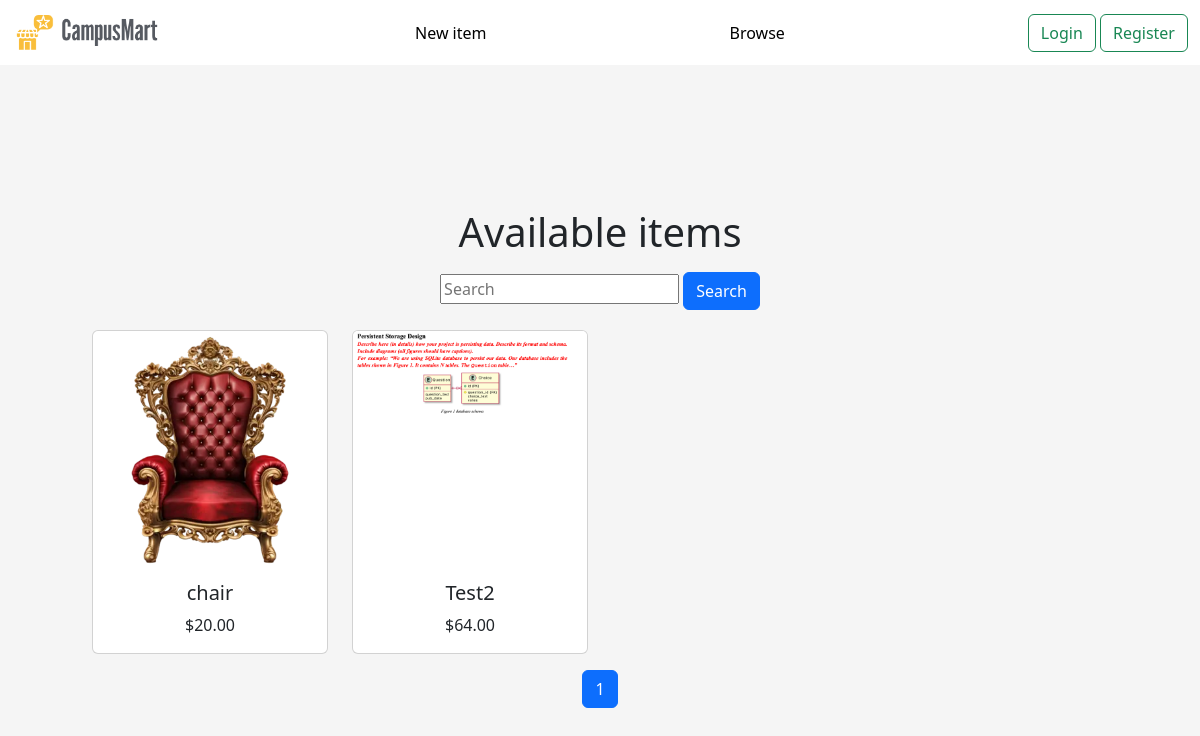
/campusmart/listings/, run on an earlier commit of the app's database.
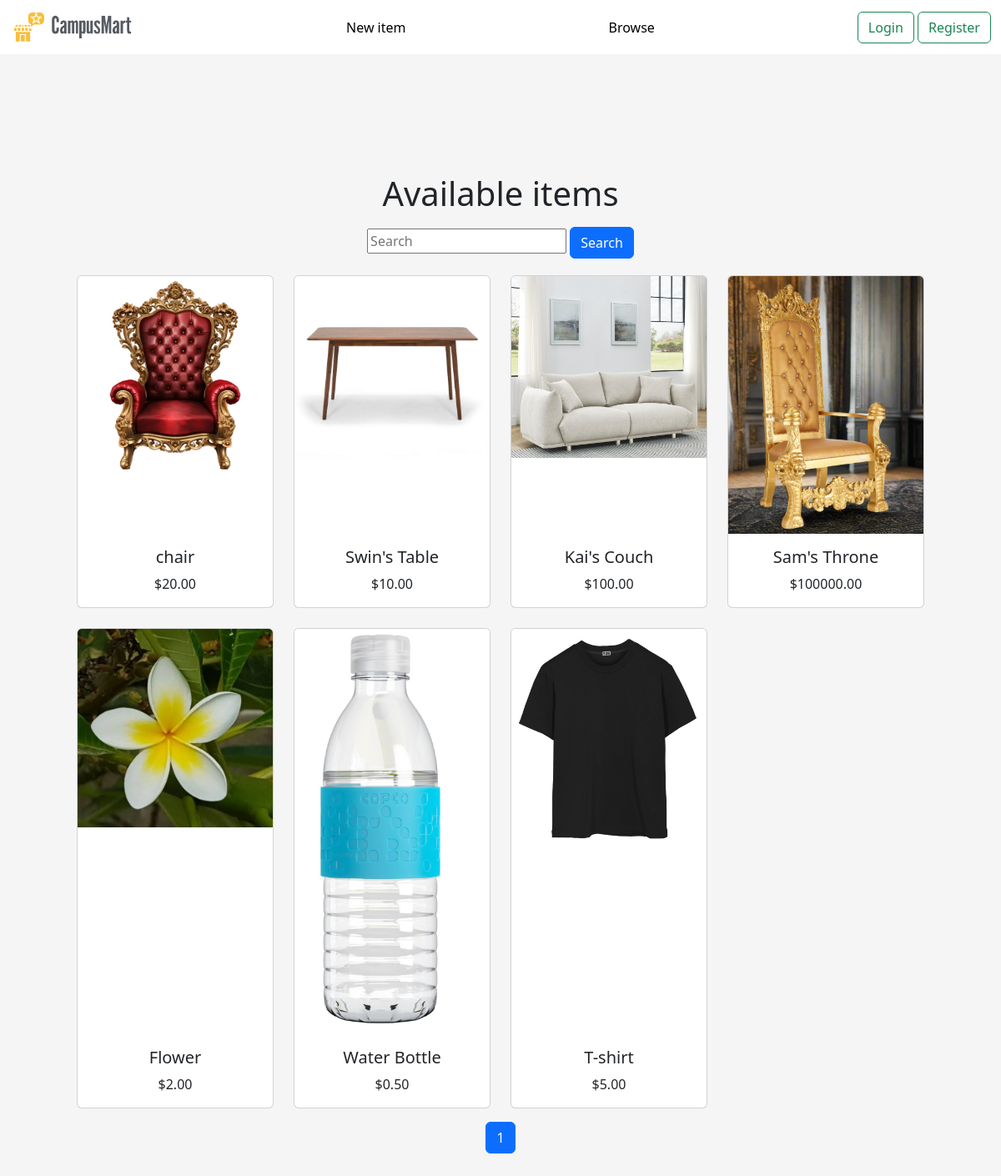
And on a later commit of the database.
### campusmart/models.py (models this page shows, shortened)
class Listing(models.Model):
    CONDITION_CHOICES = [
        ('New', 'New'),
        ('Like New', 'Like New'),
        ('Used', 'Used'),
        ('Fair', 'Fair'),
    ]
    STATUS_CHOICES = [
        ('Available', 'Available'),
        ('Unavailable', 'Unavailable'),
    ]
    created_by = models.ForeignKey(User, on_delete=models.CASCADE)
    title = models.CharField(max_length=200)
    description = models.TextField()
    price = models.DecimalField(max_digits=10, decimal_places=2)
    condition = models.CharField(max_length=20, choices=CONDITION_CHOICES)
    photo = models.ImageField(upload_to='listing_photos')
    status = models.CharField(max_length=20, choices=STATUS_CHOICES, default='Available')

### campusmart/views.py (the view)
# urls.py: path('listings/', views.listing_all, name='listing_all'),
def listing_all(request):
    page = int(request.GET.get('page', 1))
    per_page = 20
    start = (page-1) * per_page
    end = start + per_page
    query = request.GET.get('query', '') # used later for Feature 3.2
    if query:
        listings = Listing.objects.filter(description__icontains=query)
    else:
            listings = Listing.objects.filter(status='Available') # this is Feature 3.1, showing all available listings
    page_listings = listings[start:end]
    total = listings.count()
    total_pages = (total + per_page - 1) // per_page  # round up to get number of pages
    page_range = range(1, total_pages + 1)
    return render(request, 'campusmart/listing_all.html', {
        'query': query,
        'listings':page_listings,
        'page':page,
        'total_pages':total_pages,
        'page_range':page_range,
    })

### campusmart/templates/campusmart/listing_all.html (shortened to what this page needs)
{% extends "campusmart/base.html" %}
{% block content %}
<h1>Available items</h1>
<div class="container">
    <div class="row">
        <div class="col-span-1">
            <form method="get" action="{% url 'campusmart:listing_all' %}">
                <input name="query" type="text" value="{{ query }}" placeholder="Search">
                <button type="button" class="btn btn-primary">Search</button>
            </form>
        </div>
    </div>
    <div class="row row-cols-1 row-cols-md-2 row-cols-lg-4 g-4 pt-3">
        {% for listing in listings %}
            <div class="col d-flex">
                <a class="card h-100 w-100" href="{% url 'campusmart:detail' listing.id %}">
                    <center>
                        <img
                            src="{{ listing.photo.url }}"
                            class="card-img-top"
                            alt="Listing Photo"
                        >
                    </center>
                    <div class="card-body d-flex flex-column">
                        <h5 class="card-title mt-auto">{{ listing.title }}</h5>
                        <p class="card-text">${{ listing.price }}</p>
                    </div>
                </a>
            </div>
        {% endfor %}
    </div>
</div>
<nav aria-label="Pagination">
    <ul class="pagination justify-content-center pt-3">
        {% if page_range %}
            {% for p in page_range %}
                <li class="page-item {% if page == p %}active{% endif %}">
                    <a class="page-link" href="?page={{ p }}">{{ p }}</a>
                </li>
            {% endfor %}
        {% endif %}
    </ul>
</nav>
{% endblock %}

### campusmart/templates/campusmart/base.html (shortened to what this page needs)
<!DOCTYPE html>
<html>
<head>
    <link href="https://cdn.jsdelivr.net/npm/bootstrap@5.3.0-alpha1/dist/css/bootstrap.min.css" rel="stylesheet"
>
</head>
<body>
    {% load static %}
        <nav class="navbar fixed-top text-center" style="background-color: white;">
            <div class="container-fluid">
                <img src="{% static 'campusmart/campusmart_logo.png' %}" class="logo">
                <a href="{% url 'campusmart:create_listing' %}" class="text-lg font-semibold hover:text-gray-500">New item</a>
                <a href="{% url 'campusmart:listing_all' %}" class="text-lg font-semibold hover:text-gray-500">Browse</a>
                {% if request.user.is_authenticated %}
                <div>
                    <p class="nav-bar"><b>Current Logged In User: </b>{{ request.user.username }} </p>
                    <a href="{% url 'campusmart:inbox' %}" type="button" class="btn btn-primary">Inbox</a>
                    <a class="btn btn-outline-success my-2 my-sm-0" type="submit" href="{% url 'campusmart:logout' %}">Logout</a>
                </div>
                {% else %}
                <div>
                    <a class="btn btn-outline-success my-2 my-sm-0" type="submit" href="{% url 'campusmart:login' %}">Login</a>
                    <a class="btn btn-outline-success my-2 my-sm-0" type="submit" href="{% url 'campusmart:register' %}">Register</a>
                </div>
                {% endif %}
            </div>
        </nav>
    <div id="content" class="mt-5" style="padding-top: 80px;">
        {% block content %}
        {% endblock %}
    </div>
</body>
</html>

### campusmart/templates/campusmart/base.html (style rules this page uses)
a { color: black; text-decoration: none; }
html, body { align-items: center; padding: 40px; background-color: #f5f5f5; text-align: center; }
input { margin: 10px 0px; }
.logo { width: 150px; margin-right: 10px; }

What changed in the data, as far as the page shows it:
removed Listing: photo (picture), title "Test2", price "64.00"
added Listing: photo (picture), title "Swin's Table", price "10.00"
added Listing: photo (picture), title "Kai's Couch", price "100.00"
added Listing: photo (picture), title "Sam's Throne", price "100000.00"
added Listing: photo (picture), title "Flower", price "2.00"
added Listing: photo (picture), title "Water Bottle", price "0.50"
added Listing: photo (picture), title "T-shirt", price "5.00"
